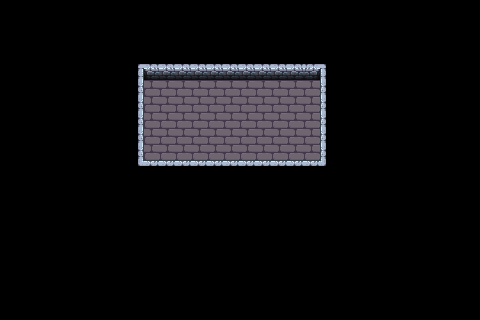

The image is a tile-based game level rendered from a .tmx file. Its description and complete source (layers, tilesets, objects, tile grids) follow:
An orthogonal 30x20 tile map with 16x16 px tiles, 2 tile layers (Floor, Walls).

<map version="1.10" tiledversion="1.10.2" orientation="orthogonal" renderorder="right-down" width="30" height="20" tilewidth="16" tileheight="16" infinite="0" nextlayerid="3" nextobjectid="1">
 <editorsettings>
  <export target="test_Lvl..tmx" format="tmx" />
 </editorsettings>
 <tileset firstgid="1" source="dungeonTileset.tsx" />
 <layer id="2" name="Floor" width="30" height="20" opacity="0.9">
  <data encoding="csv">
0,0,0,0,0,0,0,0,0,0,0,0,0,0,0,0,0,0,0,0,0,0,0,0,0,0,0,0,0,0,
0,0,0,0,0,0,0,0,0,0,0,0,0,0,0,0,0,0,0,0,0,0,0,0,0,0,0,0,0,0,
0,0,0,0,0,0,0,0,0,0,0,0,0,0,0,0,0,0,0,0,0,0,0,0,0,0,0,0,0,0,
0,0,0,0,0,0,0,0,0,0,0,0,0,0,0,0,0,0,0,0,0,0,0,0,0,0,0,0,0,0,
0,0,0,0,0,0,0,0,0,0,0,0,0,0,0,0,0,0,0,0,0,0,0,0,0,0,0,0,0,0,
0,0,0,0,0,0,0,0,0,28,28,28,28,28,28,28,28,28,28,28,0,0,0,0,0,0,0,0,0,0,
0,0,0,0,0,0,0,0,0,28,28,28,28,28,28,28,28,28,28,28,0,0,0,0,0,0,0,0,0,0,
0,0,0,0,0,0,0,0,0,28,28,28,28,28,28,28,28,28,28,28,0,0,0,0,0,0,0,0,0,0,
0,0,0,0,0,0,0,0,0,28,28,28,28,28,28,28,28,28,28,28,0,0,0,0,0,0,0,0,0,0,
0,0,0,0,0,0,0,0,0,28,28,28,28,28,28,28,28,28,28,28,0,0,0,0,0,0,0,0,0,0,
0,0,0,0,0,0,0,0,0,0,0,0,0,0,0,0,0,0,0,0,0,0,0,0,0,0,0,0,0,0,
0,0,0,0,0,0,0,0,0,0,0,0,0,0,0,0,0,0,0,0,0,0,0,0,0,0,0,0,0,0,
0,0,0,0,0,0,0,0,0,0,0,0,0,0,0,0,0,0,0,0,0,0,0,0,0,0,0,0,0,0,
0,0,0,0,0,0,0,0,0,0,0,0,0,0,0,0,0,0,0,0,0,0,0,0,0,0,0,0,0,0,
0,0,0,0,0,0,0,0,0,0,0,0,0,0,0,0,0,0,0,0,0,0,0,0,0,0,0,0,0,0,
0,0,0,0,0,0,0,0,0,0,0,0,0,0,0,0,0,0,0,0,0,0,0,0,0,0,0,0,0,0,
0,0,0,0,0,0,0,0,0,0,0,0,0,0,0,0,0,0,0,0,0,0,0,0,0,0,0,0,0,0,
0,0,0,0,0,0,0,0,0,0,0,0,0,0,0,0,0,0,0,0,0,0,0,0,0,0,0,0,0,0,
0,0,0,0,0,0,0,0,0,0,0,0,0,0,0,0,0,0,0,0,0,0,0,0,0,0,0,0,0,0,
0,0,0,0,0,0,0,0,0,0,0,0,0,0,0,0,0,0,0,0,0,0,0,0,0,0,0,0,0,0
</data>
 </layer>
 <layer id="1" name="Walls" width="30" height="20">
  <data encoding="csv">
0,0,0,0,0,0,0,0,0,0,0,0,0,0,0,0,0,0,0,0,0,0,0,0,0,0,0,0,0,0,
0,0,0,0,0,0,0,0,0,0,0,0,0,0,0,0,0,0,0,0,0,0,0,0,0,0,0,0,0,0,
0,0,0,0,0,0,0,0,0,0,0,0,0,0,0,0,0,0,0,0,0,0,0,0,0,0,0,0,0,0,
0,0,0,0,0,0,0,0,0,0,0,0,0,0,0,0,0,0,0,0,0,0,0,0,0,0,0,0,0,0,
0,0,0,0,0,0,0,0,22,24,14,14,14,14,14,14,14,14,14,25,18,0,0,0,0,0,0,0,0,0,
0,0,0,0,0,0,0,0,21,0,0,0,0,0,0,0,0,0,0,0,17,0,0,0,0,0,0,0,0,0,
0,0,0,0,0,0,0,0,21,0,0,0,0,0,0,0,0,0,0,0,17,0,0,0,0,0,0,0,0,0,
0,0,0,0,0,0,0,0,21,0,0,0,0,0,0,0,0,0,0,0,17,0,0,0,0,0,0,0,0,0,
0,0,0,0,0,0,0,0,21,0,0,0,0,0,0,0,0,0,0,0,17,0,0,0,0,0,0,0,0,0,
0,0,0,0,0,0,0,0,21,0,0,0,0,0,0,0,0,0,0,0,17,0,0,0,0,0,0,0,0,0,
0,0,0,0,0,0,0,0,19,23,23,23,23,23,23,23,23,23,23,23,15,0,0,0,0,0,0,0,0,0,
0,0,0,0,0,0,0,0,0,0,0,0,0,0,0,0,0,0,0,0,0,0,0,0,0,0,0,0,0,0,
0,0,0,0,0,0,0,0,0,0,0,0,0,0,0,0,0,0,0,0,0,0,0,0,0,0,0,0,0,0,
0,0,0,0,0,0,0,0,0,0,0,0,0,0,0,0,0,0,0,0,0,0,0,0,0,0,0,0,0,0,
0,0,0,0,0,0,0,0,0,0,0,0,0,0,0,0,0,0,0,0,0,0,0,0,0,0,0,0,0,0,
0,0,0,0,0,0,0,0,0,0,0,0,0,0,0,0,0,0,0,0,0,0,0,0,0,0,0,0,0,0,
0,0,0,0,0,0,0,0,0,0,0,0,0,0,0,0,0,0,0,0,0,0,0,0,0,0,0,0,0,0,
0,0,0,0,0,0,0,0,0,0,0,0,0,0,0,0,0,0,0,0,0,0,0,0,0,0,0,0,0,0,
0,0,0,0,0,0,0,0,0,0,0,0,0,0,0,0,0,0,0,0,0,0,0,0,0,0,0,0,0,0,
0,0,0,0,0,0,0,0,0,0,0,0,0,0,0,0,0,0,0,0,0,0,0,0,0,0,0,0,0,0
</data>
 </layer>
</map>